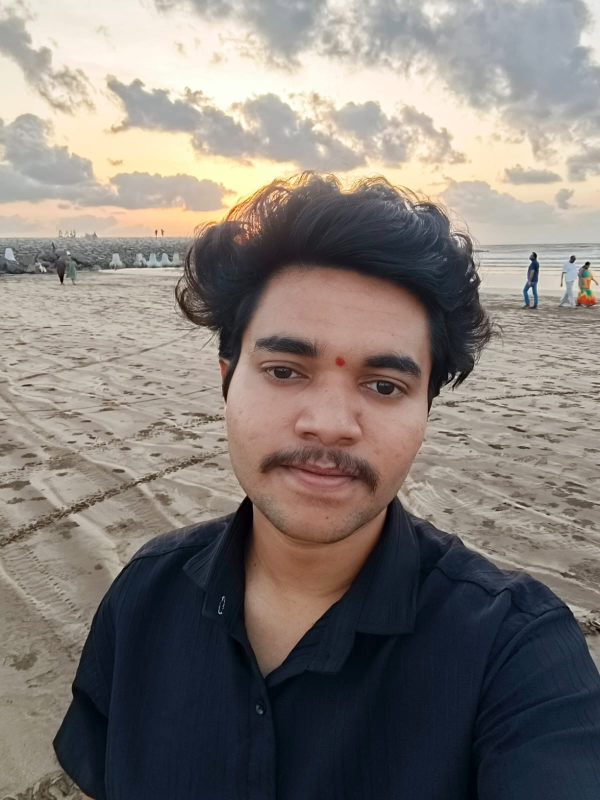
#> input picture assets/portrait.jpg, 1200 x 1600 px (shown at 1/2 size)
$ python -i render_readme_cards.py   (imports and definitions only)
#> lines starting #> are read from the running program, lines starting #| are printed output that depends on the picture
"""Render animated SVG cards for the GitHub profile README.

Reads data/contributions.json (refreshed daily by a GitHub Action) and
assets/portrait.jpg, then writes cards/hero.svg, cards/tiles.svg and
cards/activity.svg.

Only features that work inside an <img> tag are used: an inline <style>
block with CSS keyframes and base64 data URIs. GitHub strips scripts.

Set STATIC=1 to render the final frame with no animation (for screenshots).
"""
import json
import os
from pathlib import Path

from PIL import Image, ImageOps

ROOT = Path(__file__).resolve().parent.parent
DATA = ROOT / "data" / "contributions.json"
PORTRAIT = ROOT / "assets" / "portrait.jpg"
OUT = ROOT / "cards"
STATIC = os.environ.get("STATIC") == "1"

BG = "#0b0f19"
INK = "#e6f7ff"
MUTED = "#7d8aa3"
ACCENT = "#00f7ff"
FONT = "ui-monospace, 'SFMono-Regular', Menlo, Consolas, monospace"

RAMP = " .:-=+*#%@"


def portrait_rows(cols=46, rows=34):
    """Turn the photo into ASCII rows. Terminal characters are about twice
    as tall as they are wide, so the vertical scale is halved."""
    img = ImageOps.autocontrast(Image.open(PORTRAIT).convert("L"), cutoff=2)
    w, h = img.size
    img = img.resize((cols, max(1, int(h / w * cols * 0.5))))
    out = []
    for y in range(img.height):
        line = ""
        for x in range(img.width):
            v = img.getpixel((x, y))
            line += RAMP[min(len(RAMP) - 1, int((255 - v) / 256 * len(RAMP)))]
        out.append(line.rstrip())
    return [r for r in out[:rows] if r.strip()]


def esc(text):
    return (str(text).replace("&", "&amp;").replace("<", "&lt;")
            .replace(">", "&gt;").replace('"', "&quot;"))


def hero_svg(data):
    rows = portrait_rows()
    row_h = 9
    art_x, art_y = 600, 40
    lines = []
    for i, line in enumerate(rows):
        style = "" if STATIC else f' style="animation:fadein .4s {0.4 + i * 0.03:.2f}s both"'
        lines.append(f'<text x="{art_x}" y="{art_y + i * row_h}" class="art"{style}>{esc(line)}</text>')
    height = max(300, art_y + len(rows) * row_h + 20)
    anim = "" if STATIC else (
        ".name{animation:rise .8s .1s both}"
        ".sub{animation:rise .8s .4s both}"
        ".rule{transform-origin:left;transform-box:fill-box;animation:grow .9s .6s both}"
        ".cursor{animation:blink 1s steps(1) infinite}"
    )
    return f'''<svg xmlns="http://www.w3.org/2000/svg" width="900" height="{height}" viewBox="0 0 900 {height}">
<style>
text{{font-family:{FONT}}}
.name{{font-size:52px;font-weight:700;fill:{INK}}}
.sub{{font-size:18px;fill:{MUTED}}}
.accent{{fill:{ACCENT}}}
.art{{font-size:8px;fill:{ACCENT};opacity:.85;white-space:pre}}
.rule{{stroke:{ACCENT};stroke-width:1.5}}
@keyframes rise{{from{{opacity:0;transform:translateY(12px)}}to{{opacity:1;transform:none}}}}
@keyframes fadein{{from{{opacity:0}}to{{opacity:.85}}}}
@keyframes grow{{from{{transform:scaleX(0)}}to{{transform:scaleX(1)}}}}
@keyframes blink{{50%{{opacity:0}}}}
{anim}
@media (prefers-reduced-motion:reduce){{*{{animation:none!important}}}}
</style>
<rect width="900" height="{height}" rx="14" fill="{BG}"/>
<rect x="0.5" y="0.5" width="899" height="{height - 1}" rx="14" fill="none" stroke="#1d2a44"/>
<text class="sub" x="40" y="48">~/rohan $ whoami</text>
<text class="name" x="40" y="118">Rohan <tspan class="accent">Pednekar</tspan></text>
<line class="rule" x1="40" y1="140" x2="540" y2="140"/>
<text class="sub" x="40" y="176">BE IT student · Full-Stack · AI/ML</text>
<text class="sub" x="40" y="204">Converting real-world problems into</text>
<text class="sub" x="40" y="228">smart software from Navi Mumbai <tspan class="accent cursor">_</tspan></text>
{chr(10).join(lines)}
</svg>'''


# [85 lines left out: functions tiles_svg, activity_svg, main, not called in this run]


# [2 lines not run here, left out]

>>> import cv2
>>> picture = cv2.imread('../assets/portrait.jpg', cv2.IMREAD_GRAYSCALE)
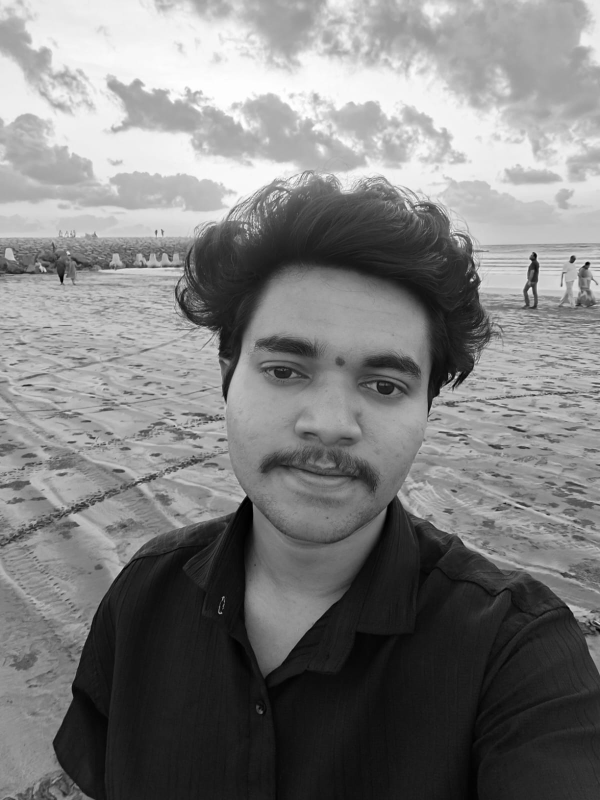
#> picture: shape (1600, 1200) (shown at 1/2 size); min 0, max 255, mean 125.6
>>> result = hero_svg(picture)
#> in portrait_rows, `img = img.resize((cols, max(1, int(h / w * cols * 0.5))))`:
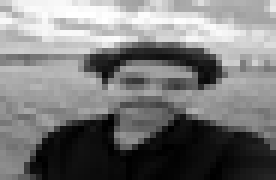
#> img: PIL image 46x30 L (shown 6 times larger); min 0, max 255, mean 122.2
#> after the loop in portrait_rows, `for y in range(img.height):`: out = 30 items
#> the loop in hero_svg, `for i, line in enumerate(rows):` made 30 passes
#> style on passes 1 to 12: ' style="animation:fadein .4s 0.40s both"', ' style="animation:fadein .4s 0.43s both"', ' style="animation:fadein .4s 0.46s both"', ' style="animation:fadein .4s 0.49s both"', ' style="animation:fadein .4s 0.52s both"', ' style="animation:fadein .4s 0.55s both"', ' style="animation:fadein .4s 0.58s both"', ' style="animation:fadein .4s 0.61s both"', ' style="animation:fadein .4s 0.64s both"', ' style="animation:fadein .4s 0.67s both"', ' style="animation:fadein .4s 0.70s both"', ' style="animation:fadein .4s 0.73s both"'
#> in hero_svg, `height = max(300, art_y + len(rows) * row_h + 20)`: height = 330
